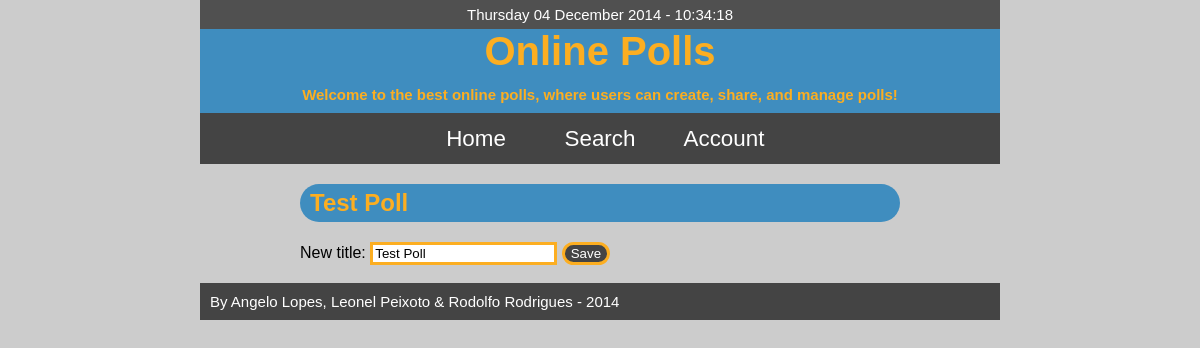
The page /managePolls.php?id=2 on the database as committed earlier.
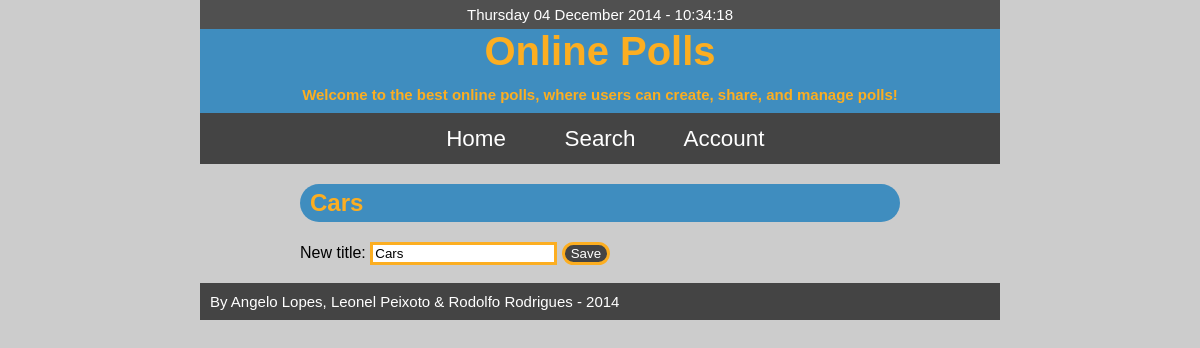
The same page on the database as committed later.
### tables this page shows
CREATE TABLE polls
(
	idPoll INTEGER PRIMARY KEY,
	idUser INTEGER NOT NULL,
	title TEXT NOT NULL,
  sharing TEXT NOT NULL,
	FOREIGN KEY(idUser) REFERENCES users(idUser)
);

### database/sqlite.php (called while the page is built, shortened)
<?php
class SQLite
{
    private $dbh;
     public function __construct()
    {
        try
        {
            $this->dbh = new PDO('sqlite:polls.db');
            $this->dbh->setAttribute(PDO::ATTR_DEFAULT_FETCH_MODE, PDO::FETCH_ASSOC);
            $this->dbh->setAttribute(PDO::ATTR_ERRMODE, PDO::ERRMODE_EXCEPTION);
        }
        catch (PDOException $e)
        {
            die($e->getMessage());
        }
    }
    public function getPoll($idPoll)
    {
        $resultPoll = null;
        try
        {
            $stmtPoll= $this->dbh->prepare('SELECT * FROM polls WHERE idPoll = :id');
            $stmtPoll->bindParam(':id', $idPoll);
            $stmtPoll->execute();
            $resultPoll = $stmtPoll->fetch();
            return $resultPoll;
        }
        catch (PDOException $e)
        {
            die($e->getMessage());
        }
        return $resultPoll;
    }
}
?>

### database/validation.php (called while the page is built, shortened)
<?php
function cleanInput($formField)
{
    $data = trim($formField);
    $data = preg_replace('/[^\w\d\s\.!,\?]/', '', $data);
    return $data;
}

### managePolls.php (the view, shortened to what this page needs)
<?php
	require_once 'database/sqlite.php';
	require_once 'database/validation.php';
	$idPoll = cleanInput($_GET['id']);
	$sqlite = new SQLite();
	$poll = $sqlite->getPoll($idPoll);
	include ('templates/header.php');
?>
<section id="result_poll">
	<h1><?= $poll['title']?></h1>
	<form action="changePollTitle.php" method="post">
		<label>New title:
			<input type="text" name="titlePoll" value="<?= $poll['title']?>">
		</label>
		<input type="submit" value="Save"> <br><br>
	</form>
</section>
<?php include ('templates/footer.php'); ?>

Rows that differ between the two databases and show on the page:
changed polls: title "Test Poll" → "Cars"; titlePoll "Test Poll" → "Cars"
